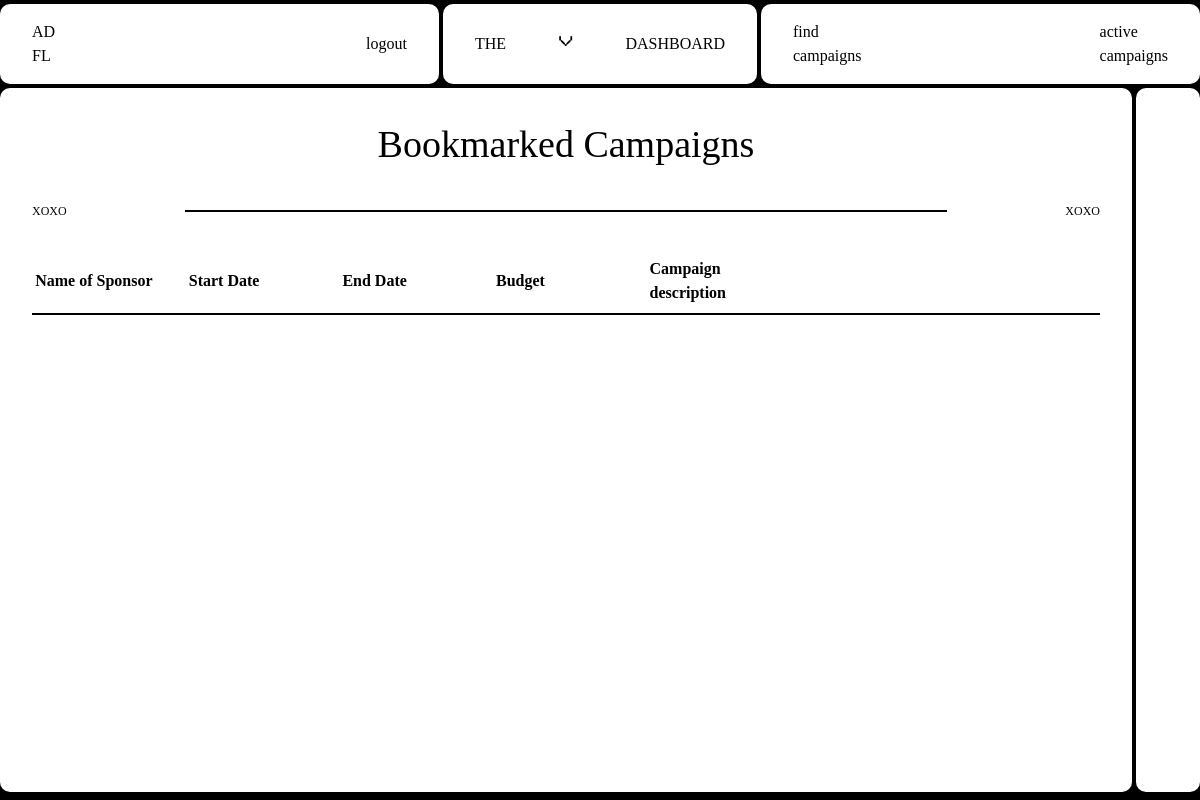
Before: /influencer/view_bookmarks (signed in) with the older database file.
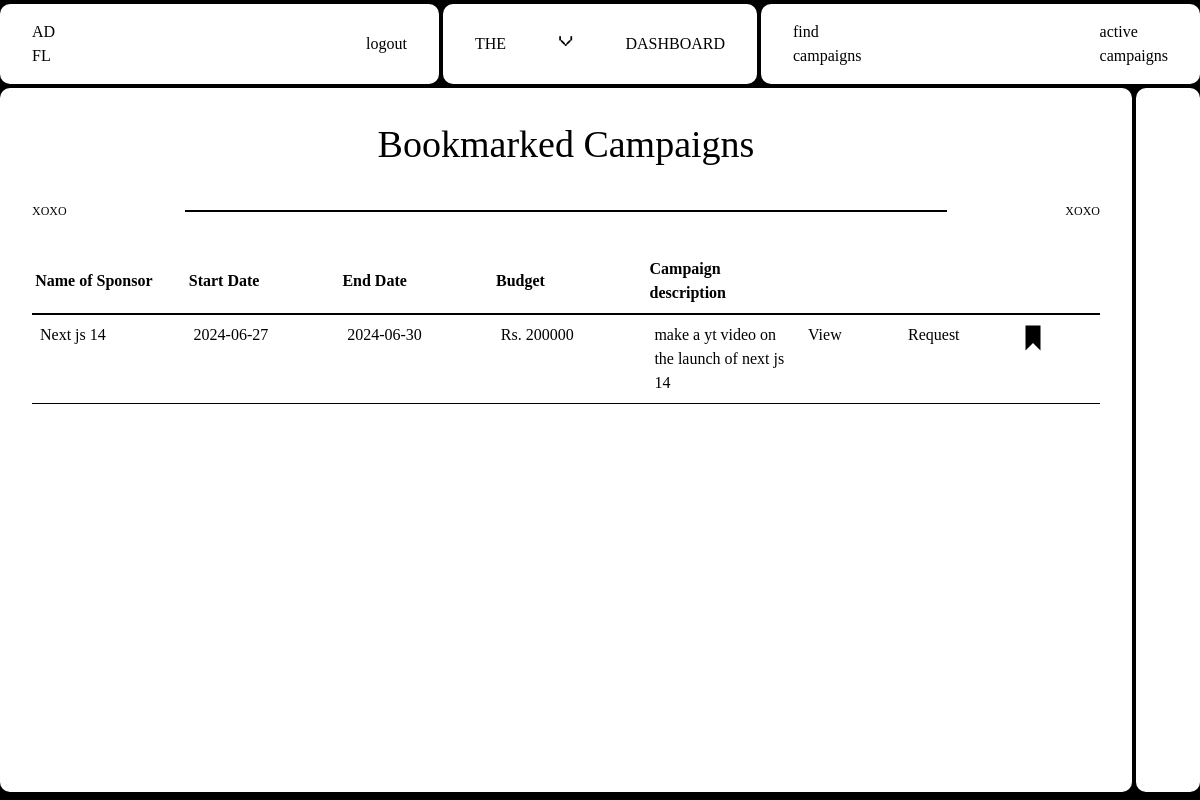
After: the same page with the newer database file.
### Adfluence/models.py (models this page shows)
class Campaign(db.Model):
    __tablename__ = "campaign"
    id = db.Column(db.Integer, primary_key=True)
    name = db.Column(db.String(140), nullable=False)
    description = db.Column(db.Text, nullable=False)
    start_date = db.Column(db.Date, nullable=False)
    end_date = db.Column(db.Date, nullable=False)
    budget = db.Column(db.Integer, nullable=False)
    visibility = db.Column(db.String(10), nullable=False)  # 'public' or 'private'
    goals = db.Column(db.Text, nullable=False)
    niche = db.Column(db.String(100), nullable=False)
    status = db.Column(db.String(100), nullable=False, default="Incomplete")
    flagged = db.Column(db.Boolean, default=False)
    user_id = db.Column(db.Integer, db.ForeignKey("user.id"), nullable=False)
    ad_requests = db.relationship(
        "AdRequest", backref="campaign", cascade="all, delete-orphan"
    )
    campaign_requests = db.relationship(
        "campaignRequest", backref="campaign", cascade="all, delete-orphan"
    )

### Adfluence/influencer.py (the view)
@influencer.route("/view_bookmarks")
@role_required("Influencer")
@login_required
def view_bookmarks():
    influencers = current_user.influencers
    influencer = influencers[0] if influencers else None
    campaigns = Campaign.query.all()
    for campaign in campaigns:
        campaign.is_bookmarked = (
            Bookmark.query.filter_by(
                influencer_id=current_user.id, campaign_id=campaign.id
            ).first()
            is not None
        )
    influencer_bookmarks = Bookmark.query.filter_by(influencer_id=current_user.id).all()
    bookmarked_campaigns = [
        Campaign.query.get(bookmark.campaign_id) for bookmark in influencer_bookmarks
    ]
    return render_template(
        "Influencer/Bookmarks.html",
        bookmarked_campaigns=bookmarked_campaigns,
        campaigns=campaigns,
        influencer=influencer,
    )

### Adfluence/views.py (called while the page is built)
def role_required(role):
    def decorator(f):
        @wraps(f)
        def decorated_function(*args, **kwargs):
            if current_user.role != role:
                abort(403)
            return f(*args, **kwargs)
        return decorated_function
    return decorator

### Adfluence/templates/Influencer/Bookmarks.html (shortened to what this page needs)
{% extends "base.html" %} {% block head %}
<link
  rel="stylesheet"
  href="{{ url_for('static', filename='src/influencer_css/bookmarks.css') }}"
/>
{% endblock %} {% block content %}
<div class="container">
  <nav>
    <div class="nav-1">
      <a href="{{ url_for('influencer.dashboard') }}" class="logo view">
        AD <br />
        FL
      </a>
      <a href="{{ url_for('views.logout') }}" class="view">logout</a>
    </div>
    <div class="nav-2">
      <p class="menu-button">the</p>
      <p class="x">v</p>
      <p class="menu-button">dashboard</p>
    </div>
    <div class="nav-3">
      <a href="{{ url_for('influencer.viewCampaigns') }}" class="create view">
        find  <br />
        campaigns
      </a>
      <a
        href="{{ url_for('influencer.activeCampaigns') }}"
        class="pattern-2 view"
      >
        active<br />
        campaigns
      </a>
    </div>
  </nav>
  <div class="content-wrapper">
    <div class="col-1 col">
      <div class="header">
        <h1>Bookmarked Campaigns</h1>
      </div>
      <div class="numbers">
        <p>xoxo</p>
        <div class="hr"></div>
        <p>xoxo</p>
      </div>
      <div class="table-wrapper">
        <table class="first-table">
          <thead>
            <tr>
              <th>Name of Sponsor</th>
              <th>Start Date</th>
              <th>End Date</th>
              <th>Budget</th>
              <th>Campaign description</th>
              <th class="link"></th>
              <th class="link"></th>
              <th class="link"></th>
            </tr>
          </thead>
          <tbody>
            {% for campaign in bookmarked_campaigns %} {% if influencer.flagged
            == False %}
            <tr>
              <td>{{ campaign.name }}</td>
              <td>{{ campaign.start_date.strftime('%Y-%m-%d') }}</td>
              <td>{{ campaign.end_date.strftime('%Y-%m-%d') }}</td>
              <td>Rs. {{ campaign.budget }}</td>
              <td>{{ campaign.description }}</td>
              <td class="link view">
                <a
                  href="{{ url_for('influencer.viewCampaign', campaign_id=campaign.id) }}"
                  >View</a
                >
              </td>
              <td class="link view">
                <a
                  href="{{ url_for('influencer.create_ad_request', campaign_id=campaign.id)}}"
                  >Request</a
                >
              </td>
              <td class="link view">
                <form
                  action="{{ url_for('influencer.bookmark_campaign', campaign_id=campaign.id) }}"
                  method="post"
                  style="display: inline"
                >
                  {% if campaign.is_bookmarked %}
                  <button type="submit">
                  </button>
                  {% endif %}
                </form>
              </td>
            </tr>
            {% endif %} {% endfor %}
          </tbody>
        </table>
      </div>
    </div>
    <div class="col-2 col"></div>
  </div>
</div>
{% endblock %}

Changed rows visible on the page:
now on this page (row edited): Campaign: name "Next js 14", start_date "2024-06-27", end_date "2024-06-30", budget "200000", description "make a yt video on the launch of next js 14"
